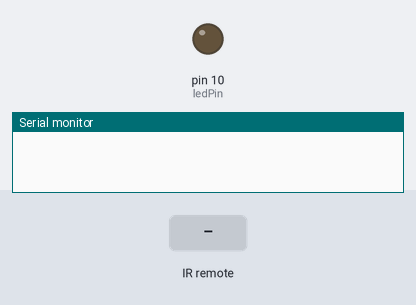
Bench run of a sketch on a simulated Arduino Uno, built with avr-gcc and run on an emulated ATmega328P. On the bench: output pins drawn as LEDs (lit = HIGH), the last lines printed to the serial monitor. Inputs (shaded band) come from the test bench.

Above: at 1.2 s.
1.3 s: infrared code 0xFD00FF received
At 2.1 s:
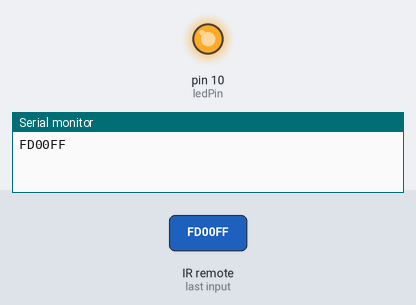
Timing chart, 0 to 4.3 s (numbered marks = the images above; inputs shaded):
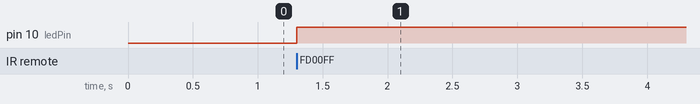

The sketch:

Lesson14_2.ino
```cpp
#include <IRremote.h>           //调用IRremote.h库
int RECV_PIN = 11;              //定义RECV_PIN变量为11
int ledPin = 10;                // LED – digital 10
boolean ledState = LOW;         // ledstate用来存储LED的状态
IRrecv irrecv(RECV_PIN);        //设置RECV_PIN（也就是11引脚）为红外接收端
decode_results results;         //定义results变量为红外结果存放位置

void setup(){
  Serial.begin(9600);          //串口波特率设为9600
  irrecv.enableIRIn();          //启动红外解码
  pinMode(ledPin,OUTPUT);       // 设置LED为输出状态
}

void loop() {
  //是否接收到解码数据,把接收到的数据存储在变量results中
  if (irrecv.decode(&results)) {
       //接收到的数据以16进制的方式在串口输出
      Serial.println(results.value, HEX);

      //一旦接收到电源键的代码, LED翻转状态，HIGH变LOW，或者LOW变HIGH
      if(results.value == 0xFD00FF){
               ledState = !ledState;             //取反
               digitalWrite(ledPin,ledState);    //改变LED相应状态
           }
   irrecv.resume();  // 继续等待接收下一组信号
   }
}
```

Measured:
- after the input at 1.3 s, pin 10 (ledPin): LOW → HIGH at once
